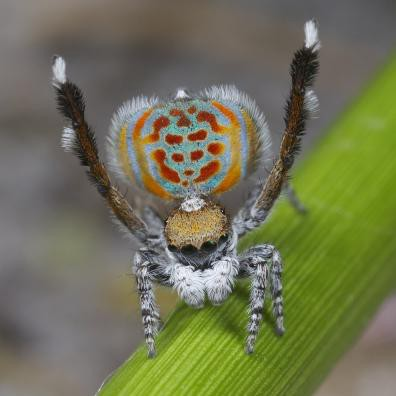
#> input picture TP4 - Diplomatura/imagenes/spider.jpeg, 396 x 396 px, found by its file name
$ python TP4_Ejer16.py
#> lines starting #> are read from the running program, lines starting #| are printed output that depends on the picture; after the words box and inside, x2 and y2 are one past the last pixel; in counts of white or black regions, pixels touching at a corner belong together
# 16. Implementar una función llamada mascara que tome 3 argumentos: una imagen, y dos
# tuplas BGR que representarán un rango de color, y que genere una imagen en blanco
# y negro, de mismo tamaño que la original, tal que si el pixel en la imagen original se
# encuentra en el rango de color dado, la imagen mascara tendrá el color blanco en ese
# pixel, y sino tendrá el color negro en ese pixel.

import cv2 as cv
import numpy as np

def mascara(imagen, r1, r2):
    nueva = np.zeros(imagen.shape, dtype='uint8')
    for i in range(len(imagen)):
        for j in range(len(imagen[0])):
            if (imagen[i, j] >= r1).all() and  (imagen[i, j] <= r2).all():
                nueva[i, j] = (0, 0, 0)
            else:
                nueva[i, j] = (255, 255, 255)
    return nueva

imagen = cv.imread('imagenes\\spider.jpeg')
#> imagen is the input picture: shape (396, 396, 3); mean B, G, R 83.9, 115, 112.4

cv.imshow('Original', imagen)

img_byn = mascara(imagen, (120, 120, 120), (150, 150, 150))
#> after the loop in mascara, `for i in range(len(imagen)):`:
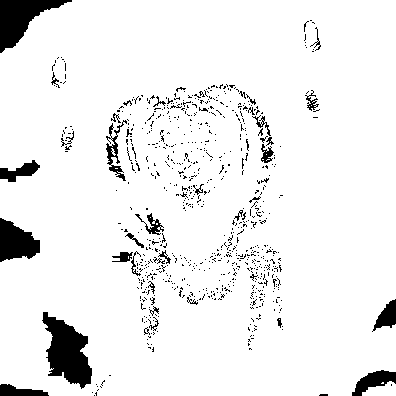
#> nueva: shape (396, 396, 3); 93% white; 760 black regions (721 under 20 px), largest, box (x1, y1, x2, y2) and area: (42, 312, 92, 389) 2185, (0, 0, 72, 53) 1673, (0, 218, 40, 262) 1175

cv.imshow('Con máscara', img_byn)

cv.waitKey(0)

cv.destroyAllWindows()
